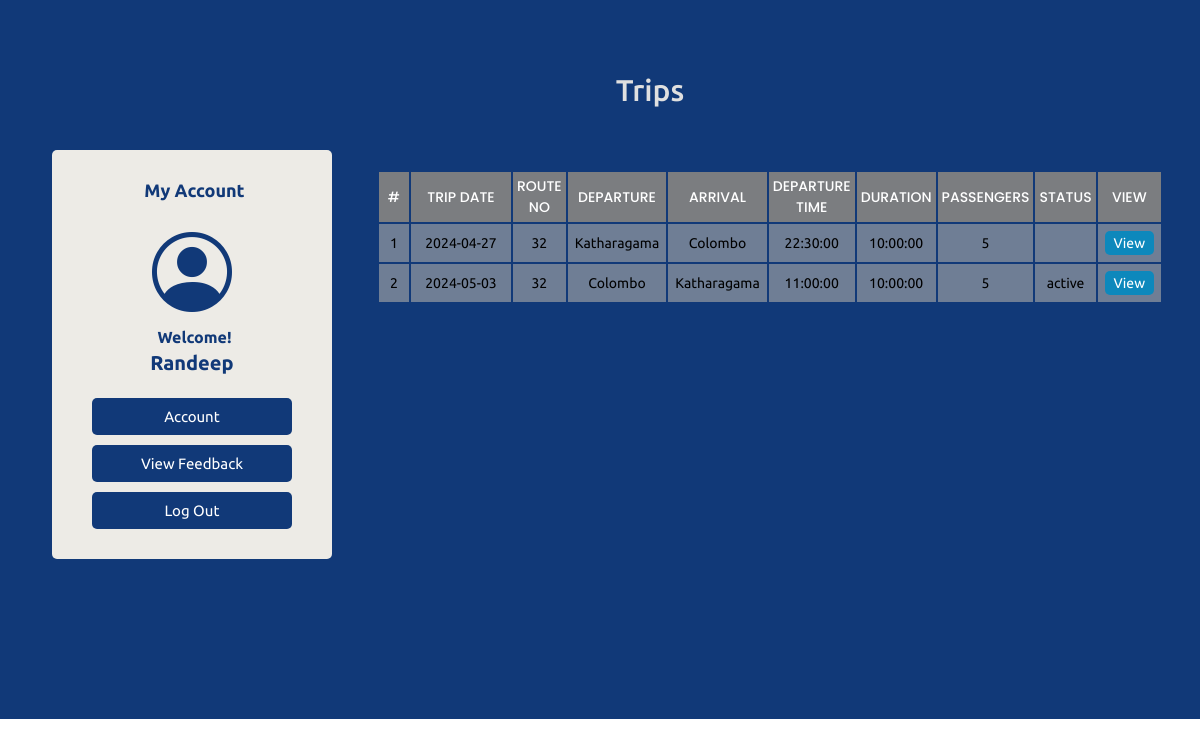
The app's page /busbooking/operator/viewtrips.php (signed in) with its own data.
### tables this page shows
CREATE TABLE `trip` (
  `tripID` varchar(100) NOT NULL,
  `busID` varchar(100) NOT NULL,
  `routeID` varchar(100) NOT NULL,
  `turnID` varchar(100) NOT NULL,
  `date` date NOT NULL,
  `turnType` varchar(20) NOT NULL,
  `closingTime` time NOT NULL,
  `avaSeats` int(11) NOT NULL DEFAULT 49,
  `status` varchar(20) DEFAULT 'status'
);

CREATE TABLE `route` (
  `routeID` varchar(100) NOT NULL,
  `routeNo` varchar(20) NOT NULL,
  `origin` varchar(100) NOT NULL,
  `destination` varchar(100) NOT NULL,
  `status` varchar(20) NOT NULL DEFAULT 'active'
);

CREATE TABLE `turn` (
  `turnID` varchar(100) NOT NULL,
  `routeID` varchar(100) NOT NULL,
  `depTimeOri` time NOT NULL,
  `depTimeDes` time NOT NULL,
  `duration` time NOT NULL,
  `via` varchar(100) DEFAULT NULL,
  `status` varchar(20) NOT NULL DEFAULT 'active',
  `fare` double NOT NULL
);

CREATE TABLE `bus` (
  `busID` varchar(100) NOT NULL,
  `type` varchar(20) NOT NULL,
  `model` varchar(100) NOT NULL,
  `regNo` varchar(20) NOT NULL,
  `capacity` int(11) NOT NULL,
  `status` varchar(20) NOT NULL DEFAULT 'active',
  `image` text DEFAULT NULL,
  `rating` double DEFAULT NULL
);

### busbooking/operator/viewtrips.php (the view, shortened to what this page needs)
<?php
require_once("../db_conn.php");
?>
<?php include("header.php"); ?>
<main class="account-main">
    <section class="account-view">
        <div class=account-container>
            <div class="account-card">
                <div class="account-heading">
                    <p style="font-size: 2rem; font-weight: 500; ">
                        Trips
                    </p>
                </div>
                <div class="account-info">
                    <div class="account-summary">
                        <div class="account-box">
                            <div class="account-heading-box">
                                <p class="user-name">My Account</p>
                            </div>
                            <div class="account-icon-box">
                                <i class="bi bi-person-circle"></i>
                            </div>
                            <div class="account-username-box">
                                <p class="welcome">Welcome!</p>
                                <p class="name"><?php echo $_SESSION["user"]["user_name"]; ?></p>
                            </div>
                            <div class="button-box">
                                <a href="account.php"><button class="viewbutton">
                                    Account
                                </button></a>
                                <a href="feedbackform.php"><button class="viewbutton">
                                    View Feedback
                                </button></a>
                                <a href="../admin/logout.php"><button class="viewbutton">
                                    Log Out
                                </button></a>
                            </div>
                        </div>
                    </div>
                    <div class="account-table">
                        <div class="table-section-item">
                            <div class="table-container-item">
                                <div class="table-box">
                                    <table id="rows-def">
                                    <tr id="table-head">
                                    <th>#</th>
                                    <th style="width: 100px;">TRIP DATE</th>
                        <th>ROUTE NO</th>
                        <th>DEPARTURE</th>
                        <th>ARRIVAL</th>
                        <th>DEPARTURE TIME</th>
                        <th>DURATION</th>
                        <th>PASSENGERS</th>
                        <th>STATUS</th>
                        <th>VIEW</th>
                    </tr>
                    <?php
$userID = $_SESSION["user"]["user_id"];
$sql = "SELECT turn.*,route.*, bus.*, standard_bus.*, trip.*, trip.tripID AS scheduleID FROM trip
INNER JOIN turn ON trip.turnID = turn.turnID
INNER JOIN route ON trip.routeID = route.routeID
INNER JOIN bus ON trip.busID = bus.busID
INNER JOIN standard_bus ON bus.busID = standard_bus.busID
WHERE standard_bus.userID='$userID'";
$result = mysqli_query($conn, $sql);
$queryResults = mysqli_num_rows($result);
$i=1;
if ($queryResults > 0) {
    while ($row = mysqli_fetch_assoc($result)) {
        $capacity = intval($row["capacity"]) ;
        $avaSeats = intval($row["avaSeats"]);
        $bookedSeats = $capacity - $avaSeats;
        echo "
        <tr>
        <td id='ID'>" . $i . "</td>
  <td id='ID'>" . $row["date"] . "</td>
  <td>" . $row["routeNo"] . "</td>
  <td>"; echo ($row["turnType"] === 'depart') ? $row["origin"] : $row["destination"]; echo "</td>
  <td>";  echo ($row["turnType"] === 'depart') ? $row["destination"] : $row["origin"]; echo "</td>
  <td>"; echo  ($row["turnType"] === 'depart') ? $row["depTimeOri"] : $row["depTimeDes"]; echo "</td>
  <td>" . $row["duration"] . "</td>
  <td>" . $bookedSeats . "</td>
  <td>" . $row["status"] . "</td>
  <input type='hidden' name='tripID' value='" . $row["tripID"] . "'>
  <input type='hidden' name='routeID' value='" . $row["routeID"] . "'>";
  echo "
  <form action='viewpassengerlist.php' method='post'><td>
  <input type='hidden' name='tripID' value=" . $row["tripID"] . ">
  <button id='update' name='viewPassengers'> View</button></td></form>
</tr>";
$i++;
    }
}
?>
                                    </table>
                                </div>
                            </div>
                        </div>
                        </body>
                        </html>

### busbooking/operator/operatorstyle.css (style rules this page uses)
* { margin: 0; padding: 0; box-sizing: border-box; list-style: none; text-decoration: none; font-family: "Ubuntu", sans-serif; font-weight: 400; font-size: 15px; scroll-behavior: smooth; }
:root { --offwhite: #edebe6; --black: #000000; --white: #ffffff; --blue: #000b3d; --gray: rgb(115, 114, 114); --skyblue: #113978; --skyblue2: rgb(13, 136, 188); }
.account-main { background-color: var(--skyblue); width: 100%; }
.table-container-item { width: 100%; margin-top: 10px; margin-bottom: 15px; overflow: auto; max-height: 370px; }
.table-box tr { text-align: center; }
#update { font-size: 16px; background-color: var(--skyblue2); color: var(--white); border: none; border-radius: 5px; font-size: 14px; padding: 4px 9px; cursor: pointer; }
.table-box th { padding: 4px; width: 30px; color: var(--white); background-color: rgba(128, 128, 128, 0.954); font-style: normal; font-size: 14px; font-family: "Poppins", sans-serif; font-weight: 500; font-style: normal; }
.table-box td { padding: 7px; background-color: rgba(166, 166, 166, 0.632); color: #000000; font-size: 14px; }
.table-box { position: relative; width: 100%; display: flex; justify-content: center; overflow: auto; }
.table-section-item { margin-top: 10px; width: 100%; height: auto; display: flex; justify-content: center; align-content: center; flex-direction: column; margin-left: 30px; }
.account-view { display: flex; align-items: baseline; }
.account-container { width: 100%; margin-bottom: 50px; padding-bottom: 50px; }
.account-card { margin-top: 30px; margin-left: 0px; height: auto; width: 100%; color: #e0e0e0; margin-bottom: 60px; }
.account-heading { font-size: 28px; letter-spacing: normal; display: flex; justify-content: center; padding-left: 100px; padding-top: 20px; margin-bottom: 20px; height: 100px; align-items: center; width: 100%; }
.account-info { display: flex; width: 100%; justify-content: center; align-items: flex-start; }
.account-summary { letter-spacing: normal; font-size: 18px; width: auto; margin-left: 0px; }
.account-heading-box { display: flex; justify-content: center; align-items: center; }
.user-name { font-size: 18px; font-weight: 600; padding: 5px 0px 25px 5px; }
.welcome { font-size: 16px; font-weight: 600; padding: 5px 0px 5px 5px; }
.name { font-size: 20px; font-weight: 600; padding-bottom: 8px; }
.account-box { color: var(--skyblue); width: 280px; padding: 25px; border-radius: 5px; background-color: var(--offwhite); }
.account-icon-box { margin-bottom: 5px; display: flex; justify-content: center; align-content: center; max-width: 600px; }
.account-icon-box { margin-bottom: 5px; display: flex; justify-content: center; align-content: center; max-width: 600px; transition: transform 0.3s, box-shadow 0.3s; }
.account-username-box { margin-bottom: 10px; text-align: center; }
.button-box { display: flex; justify-content: center; align-items: center; flex-direction: column; }
.viewbutton { font-size: 15px; margin-top: 5px; margin-bottom: 5px; background-color: var(--skyblue); color: #ffffff; border: none; border-radius: 5px; padding: 10px 10px; cursor: pointer; width: 200px; }
.bi-person-circle { font-size: 80px; color: var(--skyblue); }

### records on screen
trip: date "2024-04-27", routeID.routeNo "32", routeID.destination "Katharagama", routeID.origin "Colombo", turnID.depTimeDes "22:30:00", turnID.duration "10:00:00", avaSeats.capacity "5"
trip: date "2024-05-03", routeID.routeNo "32", routeID.origin "Colombo", routeID.destination "Katharagama", turnID.depTimeOri "11:00:00", turnID.duration "10:00:00", avaSeats.capacity "5", status "active"

### other values on screen
$_SESSION["user"]["user_name"] "Randeep"
